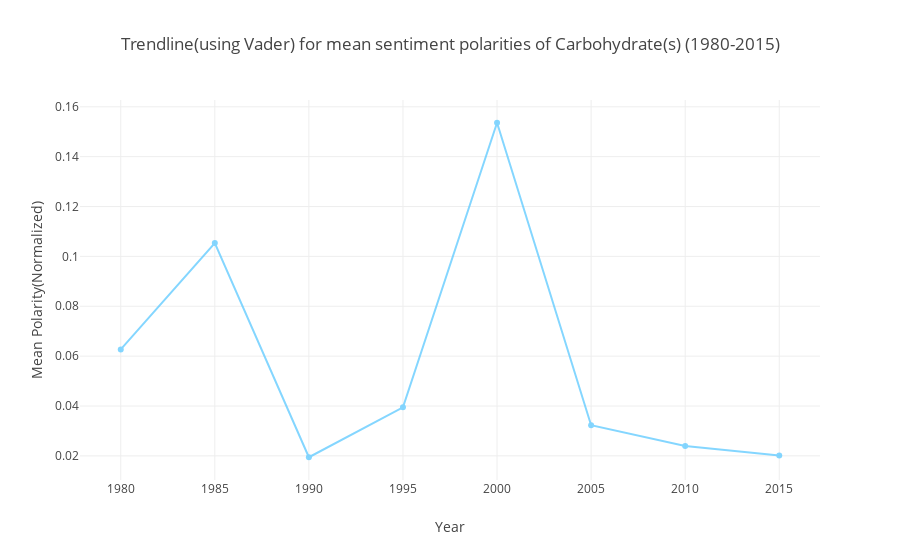

Notebook code cell kept with this figure:
### Code cell
nutrient = 'Carbohydrate'

iplot(getNutrientPolarityMeanTrends(nutrientName=nutrient, package = 'Vader')) 

# Note # The Trenline below helps better identify the magnitude of the changes in the mean polarities over the years

### Figure 1 — Plotly figure (JSON) as saved in the notebook; plotly's stock layout.template omitted (floating-point values rounded to 4 significant figures)
{"data": [{"line": {"color": "#66ccff"}, "name": "Mean Polarity", "opacity": 0.8, "type": "scatter", "x": [1980, 1985, 1990, 1995, 2000, 2005, 2010, 2015], "y": [0.06268, 0.1054, 0.01944, 0.03949, 0.1536, 0.03231, 0.02398, 0.02018]}], "layout": {"title": "Trendline(using Vader) for mean sentiment polarities of Carbohydrate(s) (1980-2015)", "xaxis": {"title": "Year"}, "yaxis": {"title": "Mean Polarity(Normalized)"}}}
